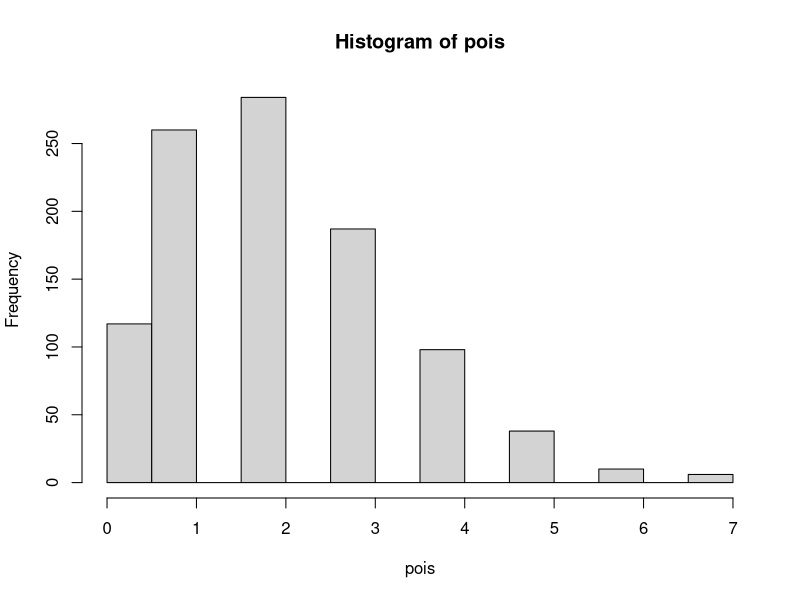
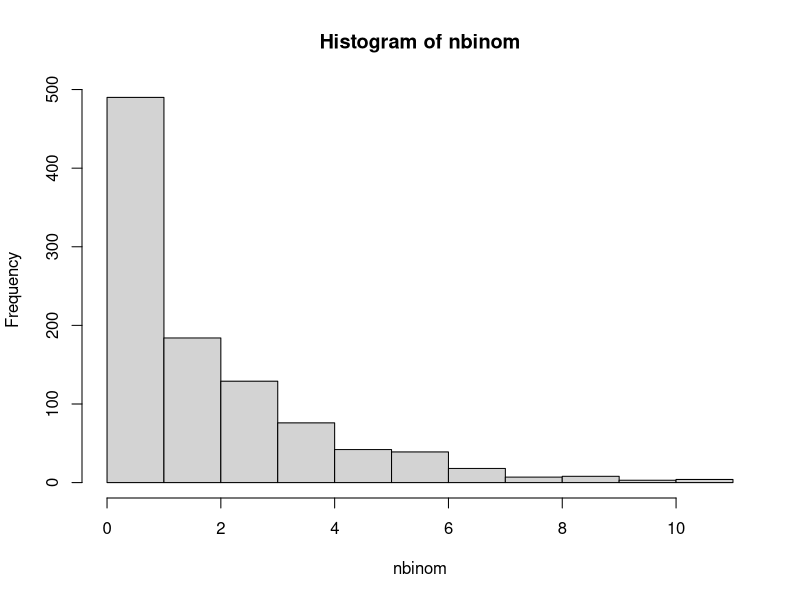

These charts were generated, in order, by the following R code: (Note: this script raises an error after producing the figures.)
pois <- rpois(1000, lambda = 2)
hist(pois, breaks = 10)

nbinom <- rnbinom(1000, size = 2, mu = 2)
hist(nbinom, breaks = 10)

###########################################

by(data = corruption$staff, INDICES = corruption$post, FUN = mean)


###########################################

modelo_poisson0 <- glm(formula = violations ~ 1,
                       data = corruption,
                       family = "poisson")
summ(modelo_poisson0)
logLik(modelo_poisson0)

summ(modelo_poisson)
logLik(modelo_poisson)


chi2 <- -2*(logLik(modelo_poisson0)-logLik(modelo_poisson))
chi2

delta_AIC <- 6899.30 - 4151.59
delta_AIC

chi2 - 2*(3)

?step
